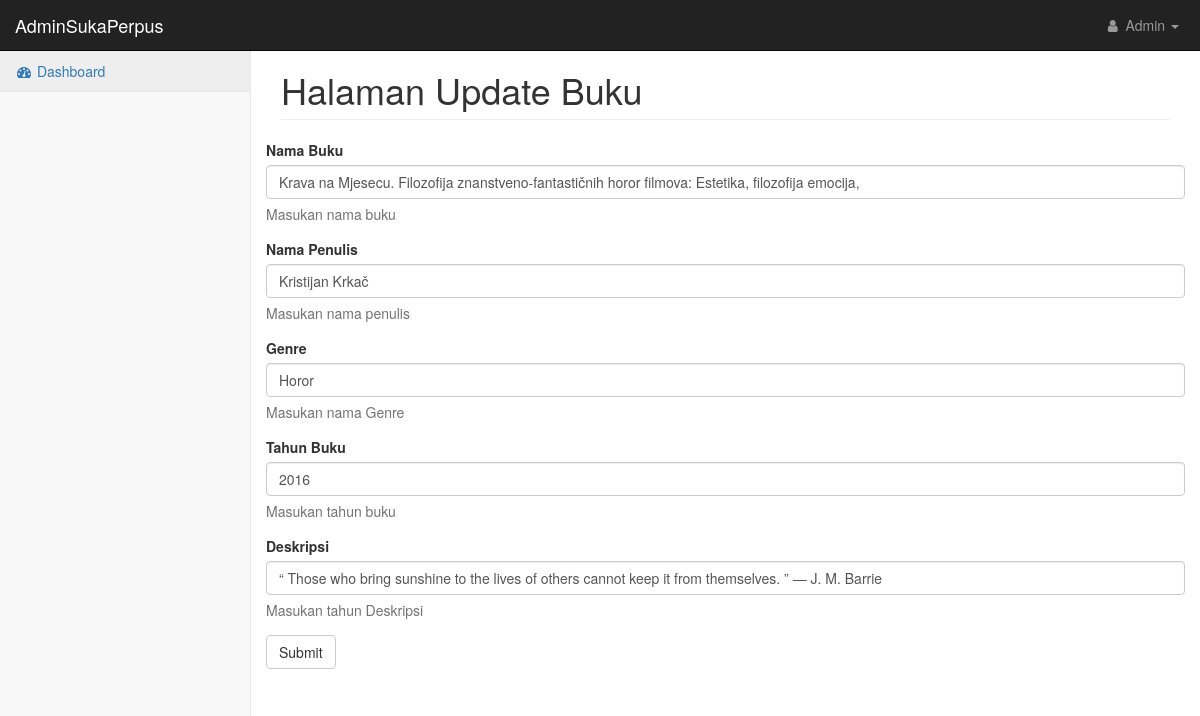
/Databuku_C/edit/39, run on the app's committed database.
### tables this page shows
CREATE TABLE `data_buku` (
  `id` int(11) NOT NULL,
  `nama_buku` text NOT NULL,
  `penulis` text DEFAULT NULL,
  `genre` varchar(255) DEFAULT NULL,
  `tahun` int(6) NOT NULL,
  `deskripsi` text NOT NULL,
  `links` text NOT NULL
);

### application/controllers/Databuku_C.php (called while the page is built, shortened)
<?php
class Databuku_C extends CI_Controller{
    public function __construct()
    {
        $this->load->model('Databuku_model');
        $this->load->model('Auth_model');
        $this->load->helper('url');
    }
    public function edit($id){
        $data['data_buku'] = $this->Databuku_model->getByID($id);
        $this->load->view('front_end/admin/update',$data);
    }
}
?>

### index.php (called while the page is built, shortened)
<?php
require_once BASEPATH.'core/CodeIgniter.php';

### application/models/Databuku_model.php (called while the page is built, shortened)
<?php
class Databuku_Model extends CI_Model{
    private $table = 'data_buku';
    public function getById($id){
        return $this->db->get_where($this->table,['id'=>$id])->row();
    }
}
?>

### application/views/front_end/admin/update.php (the view, shortened to what this page needs)
<!DOCTYPE html>
<html lang="en">
<head>
    <link href="<?php echo base_url(); ?>assets/admin_assets/css/bootstrap.min.css" rel="stylesheet">
    <link href="<?php echo base_url(); ?>assets/admin_assets/css/metisMenu.min.css" rel="stylesheet">
    <link href="<?php echo base_url(); ?>assets/admin_assets/css/timeline.css" rel="stylesheet">
    <link href="<?php echo base_url(); ?>assets/admin_assets/css/startmin.css" rel="stylesheet">
    <link href="<?php echo base_url(); ?>assets/admin_assets/css/morris.css" rel="stylesheet">
    <link href="<?php echo base_url(); ?>assets/admin_assets/css/font-awesome.min.css" rel="stylesheet" type="text/css">
</head>
<body>
    <div id="wrapper">
        <nav class="navbar navbar-inverse navbar-fixed-top" role="navigation">
            <div class="navbar-header">
                <a class="navbar-brand" href="#">AdminSukaPerpus</a>
            </div>
            <ul class="nav navbar-right navbar-top-links">
                <li class="dropdown">
                    <a class="dropdown-toggle" data-toggle="dropdown" href="#">
                        <i class="fa fa-user fa-fw"></i> Admin <b class="caret"></b>
                    </a>
                </li>
            </ul>
            <div class="navbar-default sidebar" role="navigation">
                <div class="sidebar-nav navbar-collapse">
                    <ul class="nav" id="side-menu">
                        <li>
                            <a href="#" class="active"><i class="fa fa-dashboard fa-fw"></i> Dashboard</a>
                        </li>
                    </ul>
                </div>
            </div>
        </nav>
        <div id="page-wrapper">
            <div class="container-fluid">
                <div class="row">
                    <div class="col-lg-12">
                        <h1 class="page-header">Halaman Update Buku</h1>
                    </div>
                </div>
                <div class="row">
                    <div class="col-12">
                        <form role="form" method="POST" action="<?= base_url('Databuku_C/updatedata')  ?>">
                            <div class="form-group">
                                <label for="nama_buku">Nama Buku</label>
                                <input class="form-control" type="text" name="nama_buku" value="<?= $data_buku->nama_buku ;?>" >
                                <p class="help-block">Masukan nama buku</p>
                            </div>
                            <div class="form-group">
                                <label for="penulis">Nama Penulis</label>
                                <input class="form-control" type="text" name="penulis" value="<?= $data_buku->penulis ;?>" >
                                <p class="help-block">Masukan nama penulis</p>
                            </div>
                            <div class="form-group">
                                <label for="nama_penulis">Genre</label>
                                <input class="form-control" type="text" name="genre" value="<?= $data_buku->genre ;?>" >
                                <p class="help-block">Masukan nama Genre</p>
                            </div>
                             <div class="form-group" for="tahun">
                                <label>Tahun Buku</label>
                                <input class="form-control" type="text" name="tahun" id="tahun" value="<?= $data_buku->tahun;?>" >
                                <p class="help-block">Masukan tahun buku</p>
                            </div>
                            <div class="form-group" for="tahun">
                                <label>Deskripsi</label>
                                <input class="form-control" type="text" name="deskripsi" id="deskripsi" value="<?= $data_buku->deskripsi;?>" >
                                <p class="help-block">Masukan tahun Deskripsi</p>
                            </div>
                          <input type="submit" class="btn btn-default"></input>
                        <br>
                        <br>
                        </form>
                    </div>
                </div>
            </div>
        </div>
</body>
</html>

### assets/admin_assets/css/startmin.css (style rules this page uses)
body { background-color: #f8f8f8; }
#wrapper { width: 100%; }
#page-wrapper { padding-top: 30px; min-height: 568px; background-color: #fff; }
@media (min-width:768px) { #page-wrapper { position: inherit; margin-left: 250px; padding: 30px 15px 0 15px; border-left: 1px solid #e7e7e7; } }
.navbar-header { float: left; }
.navbar-right { text-align: right; }
.navbar-top-links { margin: 0; }
.navbar-top-links li { display: inline-block; }
.navbar-top-links li:last-child { margin-right: 6px; }
.navbar-top-links li a { padding: 15px; min-height: 50px; }
.navbar-top-links>li>a { color: #999; }
.sidebar .sidebar-nav.navbar-collapse { padding-right: 0; padding-left: 0; }
.sidebar ul li { border-bottom: 1px solid #e7e7e7; }
.sidebar ul li a.active { background-color: #eee; }
@media (min-width:768px) { .sidebar { z-index: 1; position: absolute; width: 250px; margin-top: 51px; } }

### data on the page
data_buku: nama_buku "Krava na Mjesecu. Filozofija znanstveno-fantastičnih horor filmova: Estetika, filozofija emocija,", penulis "Kristijan Krkač", genre "Horor", tahun "2016", deskripsi "“ Those who bring sunshine to the lives of others cannot keep it from themselves. ” ― J. M. Barrie"
